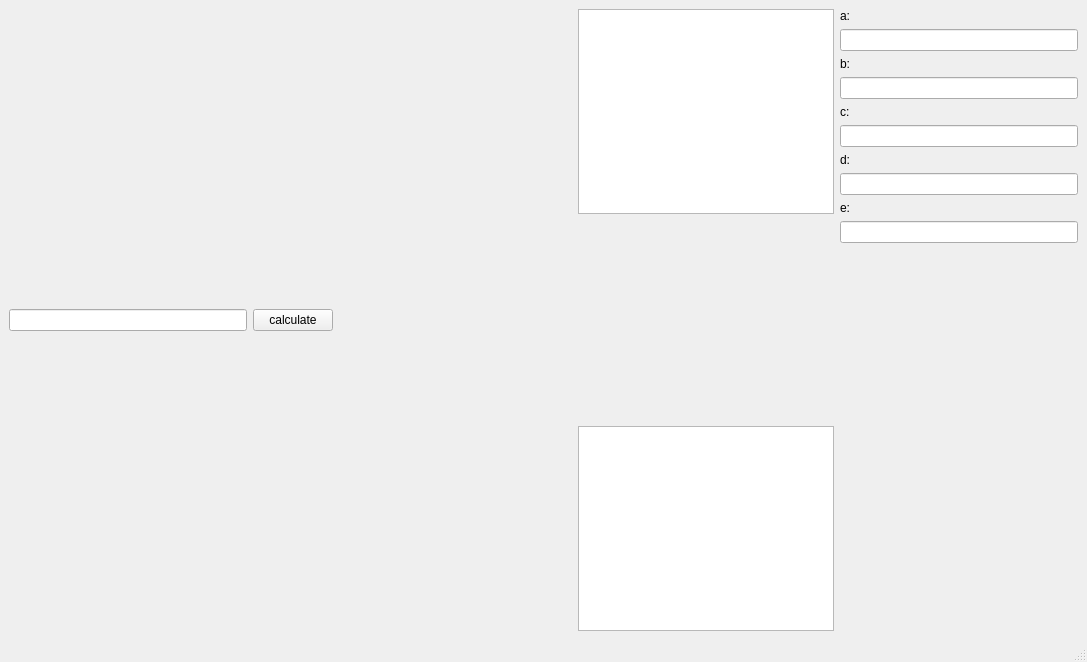
<?xml version="1.0" encoding="UTF-8"?>
<ui version="4.0">
 <class>MainWindow</class>
 <widget class="QMainWindow" name="MainWindow">
  <property name="geometry">
   <rect>
    <x>0</x>
    <y>0</y>
    <width>1087</width>
    <height>662</height>
   </rect>
  </property>
  <property name="windowTitle">
   <string>MainWindow</string>
  </property>
  <widget class="QWidget" name="centralwidget">
   <layout class="QHBoxLayout" name="horizontalLayout">
    <item>
     <layout class="QHBoxLayout" name="horizontalLayout_2">
      <item>
       <widget class="QLineEdit" name="edit"/>
      </item>
      <item>
       <widget class="QPushButton" name="calculatebutton">
        <property name="text">
         <string>calculate</string>
        </property>
       </widget>
      </item>
      <item>
       <spacer name="horizontalSpacer">
        <property name="orientation">
         <enum>Qt::Horizontal</enum>
        </property>
        <property name="sizeHint" stdset="0">
         <size>
          <width>40</width>
          <height>20</height>
         </size>
        </property>
       </spacer>
      </item>
      <item>
       <layout class="QVBoxLayout" name="verticalLayout_2">
        <item>
         <widget class="QTextBrowser" name="opzshow"/>
        </item>
        <item>
         <spacer name="verticalSpacer">
          <property name="orientation">
           <enum>Qt::Vertical</enum>
          </property>
          <property name="sizeHint" stdset="0">
           <size>
            <width>20</width>
            <height>40</height>
           </size>
          </property>
         </spacer>
        </item>
        <item>
         <widget class="QTextBrowser" name="answershow"/>
        </item>
       </layout>
      </item>
      <item>
       <layout class="QVBoxLayout" name="verticalLayout">
        <item>
         <widget class="QLabel" name="label">
          <property name="text">
           <string>a:</string>
          </property>
         </widget>
        </item>
        <item>
         <widget class="QLineEdit" name="aenter"/>
        </item>
        <item>
         <widget class="QLabel" name="label_2">
          <property name="text">
           <string>b:</string>
          </property>
         </widget>
        </item>
        <item>
         <widget class="QLineEdit" name="benter"/>
        </item>
        <item>
         <widget class="QLabel" name="label_3">
          <property name="text">
           <string>c:</string>
          </property>
         </widget>
        </item>
        <item>
         <widget class="QLineEdit" name="center"/>
        </item>
        <item>
         <widget class="QLabel" name="label_4">
          <property name="text">
           <string>d:</string>
          </property>
         </widget>
        </item>
        <item>
         <widget class="QLineEdit" name="denter"/>
        </item>
        <item>
         <widget class="QLabel" name="label_5">
          <property name="text">
           <string>e:</string>
          </property>
         </widget>
        </item>
        <item>
         <widget class="QLineEdit" name="eenter"/>
        </item>
        <item>
         <spacer name="verticalSpacer_2">
          <property name="orientation">
           <enum>Qt::Vertical</enum>
          </property>
          <property name="sizeHint" stdset="0">
           <size>
            <width>20</width>
            <height>40</height>
           </size>
          </property>
         </spacer>
        </item>
       </layout>
      </item>
     </layout>
    </item>
   </layout>
  </widget>
  <widget class="QMenuBar" name="menubar">
   <property name="geometry">
    <rect>
     <x>0</x>
     <y>0</y>
     <width>1087</width>
     <height>25</height>
    </rect>
   </property>
  </widget>
  <widget class="QStatusBar" name="statusbar"/>
 </widget>
 <resources/>
 <connections/>
</ui>
